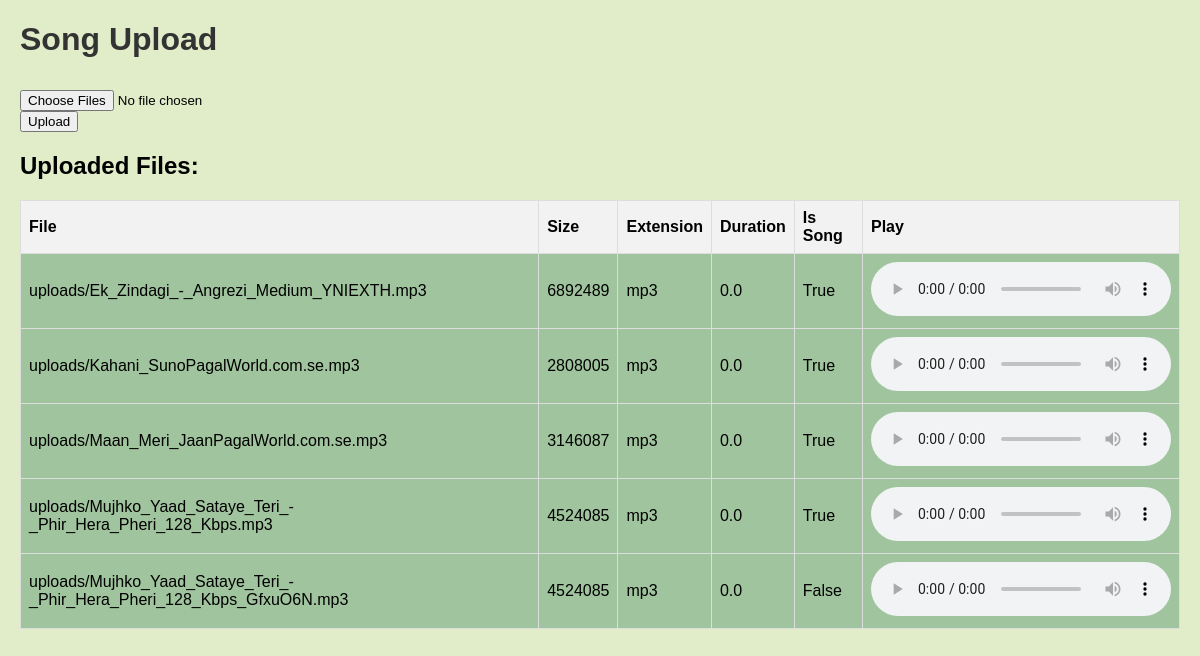
Screenshot of /dashboard/upload/ with the database file from the repository.
### song_dashboard/models.py (models this page shows)
class File(models.Model):
    file = models.FileField(upload_to='uploads/')
    user = models.CharField(max_length=255)
    upload_date = models.DateTimeField(auto_now_add=True)
    size = models.CharField(max_length=20)
    extension = models.CharField(max_length=10)
    duration = models.FloatField()
    is_song = models.BooleanField()

### song_dashboard/views.py (the view, shortened to what this page needs)
# urls.py: path('upload/', SongUploadView.as_view(), name='song_upload'),
class SongUploadView(View):
    def get(self, request, *args, **kwargs):
        files = File.objects.filter(user='End User')
        total_duration = sum(file.duration for file in files)
        warning = total_duration > 600  # Check if total duration exceeds 10 minutes
        return render(request, 'song_dashboard/song_upload.html', {'files': files, 'warning': warning})

### song_dashboard/templates/song_dashboard/song_upload.html (shortened to what this page needs)
<!DOCTYPE html>
<html>
<head>
</head>
<body>
    <h1>Song Upload</h1>
    <form method="post" action="{% url 'song_dashboard:song_upload' %}" enctype="multipart/form-data">
        <input type="file" name="files" multiple><br>
        <input type="submit" value="Upload">
    </form>
    {% if files %}
    <h2>Uploaded Files:</h2>
    <table>
        <thead>
            <tr>
                <th>File</th>
                <th>Size</th>
                <th>Extension</th>
                <th>Duration</th>
                <th>Is Song</th>
                <th>Play</th>
            </tr>
        </thead>
        <tbody>
            {% for file in files %}
            <tr>
                <td>{{ file.file.name }}</td>
                <td>{{ file.size }}</td>
                <td>{{ file.extension }}</td>
                <td>{{ file.duration }}</td>
                <td>{{ file.is_song }}</td>
                <td><audio controls><source src="{{ file.file.url }}"></audio></td>
            </tr>
            {% endfor %}
        </tbody>
    </table>
    {% endif %}
</body>
</html>

### song_dashboard/templates/song_dashboard/song_upload.html (style rules this page uses)
body { font-family: Arial, sans-serif; margin: 20px; background: #E1ECC8; }
h1 { color: #333; }
form { margin-bottom: 20px; }
input[type="file"] { margin-top: 10px; }
table { border-collapse: collapse; width: 100%; background:#A0C49D }
th, td { border: 1px solid #ddd; padding: 8px; text-align: left; }
th { background-color: #f2f2f2; }

### rows the page displays
File: file.name "uploads/Ek_Zindagi_-_Angrezi_Medium_YNIEXTH.mp3", size "6892489", extension "mp3", duration "0.0", is_song "True"
File: file.name "uploads/Kahani_SunoPagalWorld.com.se.mp3", size "2808005", extension "mp3", duration "0.0", is_song "True"
File: file.name "uploads/Maan_Meri_JaanPagalWorld.com.se.mp3", size "3146087", extension "mp3", duration "0.0", is_song "True"
File: file.name "uploads/Mujhko_Yaad_Sataye_Teri_-_Phir_Hera_Pheri_128_Kbps.mp3", size "4524085", extension "mp3", duration "0.0", is_song "True"
File: file.name "uploads/Mujhko_Yaad_Sataye_Teri_-_Phir_Hera_Pheri_128_Kbps_GfxuO6N.mp3", size "4524085", extension "mp3", duration "0.0", is_song "False"
